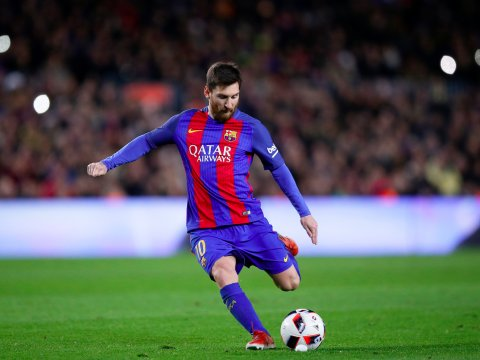
#> input picture Source/Resim/messi.jpg, 480 x 360 px, found by its file name
$ python canny_resim.py
#> lines starting #> are read from the running program, lines starting #| are printed output that depends on the picture
import cv2
import numpy as np
from matplotlib import pyplot as plt


messi="Source/Resim/messi.jpg"
resim=cv2.imread(messi,0)
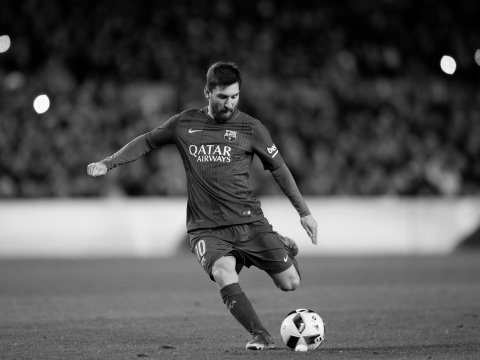
#> resim: shape (360, 480); min 0, max 255, mean 83.4


kenarlar=cv2.Canny(resim,100,250)
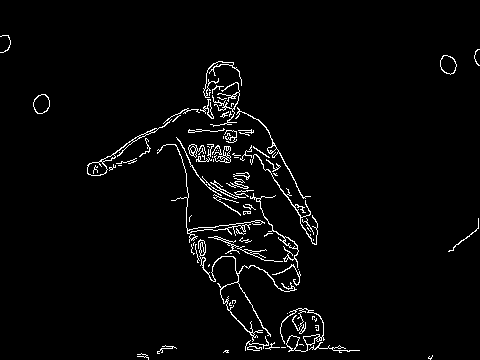
#> kenarlar: shape (360, 480); 2.9% white in thin lines or dots


plt.subplot(121),plt.imshow(resim,cmap="gray")
plt.title("orjinal"),plt.xticks([]),plt.yticks([])

plt.subplot(122),plt.imshow(kenarlar,cmap="gray")
plt.title("kenarlar"),plt.xticks([]),plt.yticks([])


plt.show()
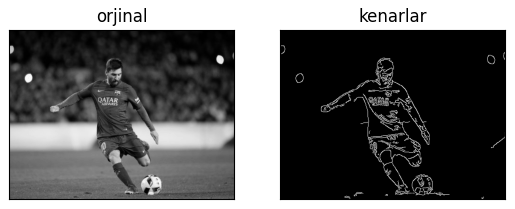
#> figure drawn by matplotlib, 2 panels

$ run again, with Source/Resim/ana_resim.jpg copied over Source/Resim/messi.jpg
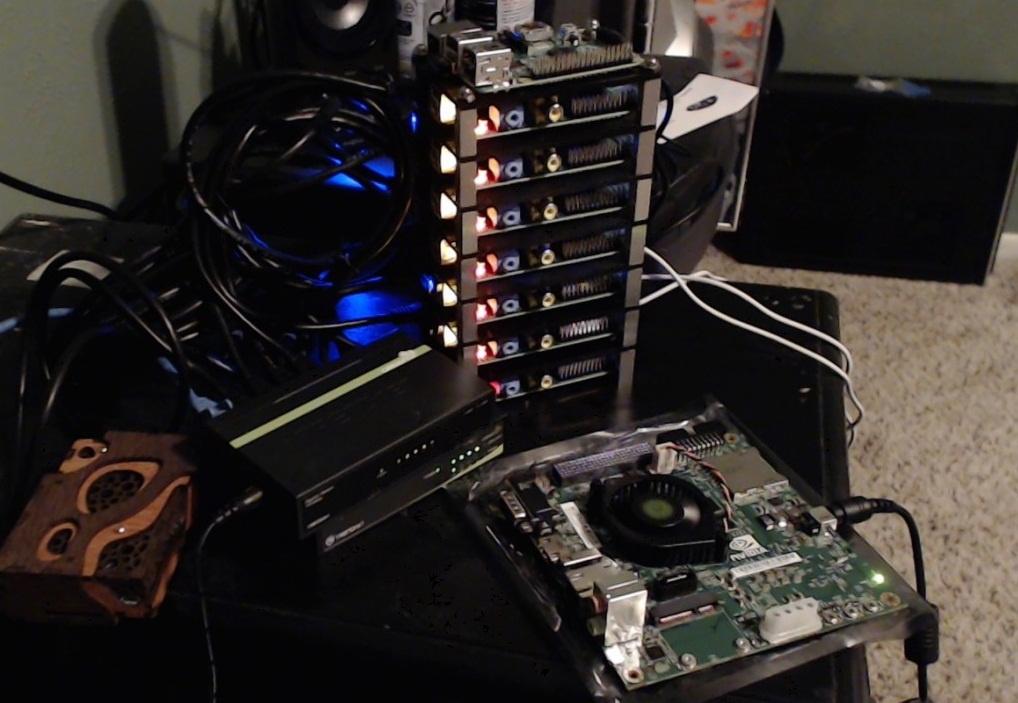
#> input picture Source/Resim/ana_resim.jpg, 1018 x 703 px, found by its file name
#> `kenarlar=cv2.Canny(resim,100,250)`:
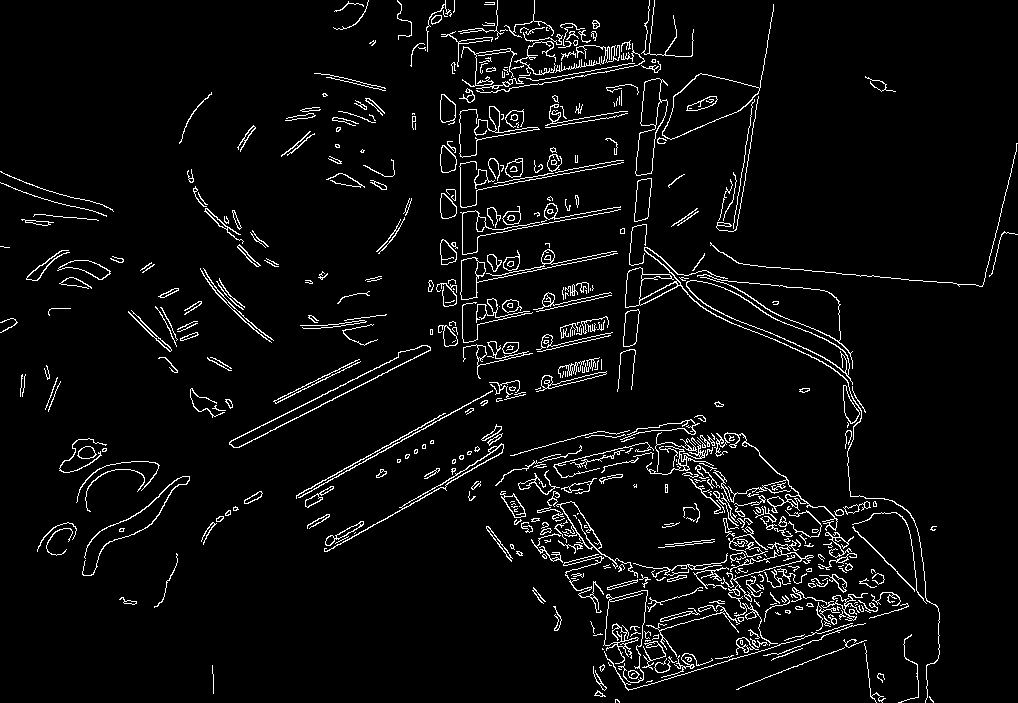
#> kenarlar: shape (703, 1018); 4.7% white in thin lines or dots
#> `plt.show()`:
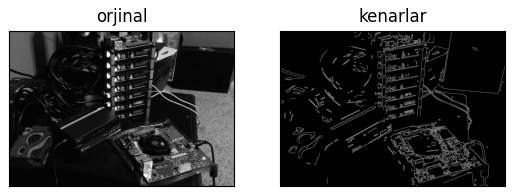
#> figure drawn by matplotlib, 2 panels
